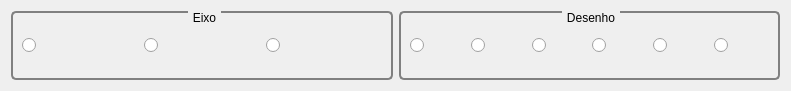
   <widget class="QWidget" name="layoutWidget">
    <property name="geometry">
     <rect>
      <x>10</x>
      <y>0</y>
      <width>791</width>
      <height>91</height>
     </rect>
    </property>
    <layout class="QHBoxLayout" name="horizontalLayout_2" stretch="0,0">
     <item>
      <widget class="QGroupBox" name="groupBox_5">
       <property name="styleSheet">
        <string notr="true">QGroupBox {
     background-color: qlineargradient(x1: 0, y1: 0, x2: 0, y2: 1,
                                       stop: 0 #E0E0E0, stop: 1 #FFFFFF);
     border: 2px solid gray;
     border-radius: 5px;
     margin-top: 1ex; /* leave space at the top for the title */
 }
 QGroupBox::title {

     subcontrol-origin: margin;
     subcontrol-position: top center; /* position at the top center */
     padding: 0 3px;
     background-color: qlineargradient(x1: 0, y1: 0, x2: 0, y2: 1,
                                       stop: 0 #FFOECE, stop: 1 #FFFFFF);
 }
 QGroupBox::indicator {
     width: 13px;
     height: 13px;
 }</string>
       </property>
       <property name="title">
        <string>Eixo</string>
       </property>
       <layout class="QVBoxLayout" name="verticalLayout_8">
        <item>
         <layout class="QGridLayout" name="gridLayout_17">
          <item row="0" column="0">
           <widget class="QRadioButton" name="radioButton_9">
            <property name="text">
             <string/>
            </property>
            <property name="icon">
             <iconset resource="recursos.qrc">
              <normaloff>:/recursos/eixo_x.png</normaloff>:/recursos/eixo_x.png</iconset>
            </property>
            <property name="iconSize">
             <size>
              <width>50</width>
              <height>50</height>
             </size>
            </property>
           </widget>
          </item>
          <item row="0" column="1">
           <widget class="QRadioButton" name="radioButton_7">
            <property name="text">
             <string/>
            </property>
            <property name="icon">
             <iconset resource="recursos.qrc">
              <normaloff>:/recursos/eixo_y.png</normaloff>:/recursos/eixo_y.png</iconset>
            </property>
            <property name="iconSize">
             <size>
              <width>50</width>
              <height>50</height>
             </size>
            </property>
           </widget>
          </item>
          <item row="0" column="2">
           <widget class="QRadioButton" name="radioButton_8">
            <property name="text">
             <string/>
            </property>
            <property name="icon">
             <iconset resource="recursos.qrc">
              <normaloff>:/recursos/eixo_z.png</normaloff>:/recursos/eixo_z.png</iconset>
            </property>
            <property name="iconSize">
             <size>
              <width>50</width>
              <height>50</height>
             </size>
            </property>
           </widget>
          </item>
         </layout>
        </item>
       </layout>
      </widget>
     </item>
     <item>
      <widget class="QGroupBox" name="groupBox_6">
       <property name="styleSheet">
        <string notr="true">QGroupBox {
     background-color: qlineargradient(x1: 0, y1: 0, x2: 0, y2: 1,
                                       stop: 0 #E0E0E0, stop: 1 #FFFFFF);
     border: 2px solid gray;
     border-radius: 5px;
     margin-top: 1ex; /* leave space at the top for the title */
 }
 QGroupBox::title {

     subcontrol-origin: margin;
     subcontrol-position: top center; /* position at the top center */
     padding: 0 3px;
     background-color: qlineargradient(x1: 0, y1: 0, x2: 0, y2: 1,
                                       stop: 0 #FFOECE, stop: 1 #FFFFFF);
 }
 QGroupBox::indicator {
     width: 13px;
     height: 13px;
 }</string>
       </property>
       <property name="title">
        <string>Desenho</string>
       </property>
       <layout class="QHBoxLayout" name="horizontalLayout">
        <item>
         <layout class="QGridLayout" name="gridLayout_18">
          <item row="1" column="1">
           <widget class="QRadioButton" name="Button_TiraCaixa">
            <property name="styleSheet">
             <string notr="true">border-bottom-color: rgb(0, 85, 255);</string>
            </property>
            <property name="text">
             <string/>
            </property>
            <property name="icon">
             <iconset resource="recursos.qrc">
              <normaloff>:/recursos/semcaixa.png</normaloff>:/recursos/semcaixa.png</iconset>
            </property>
            <property name="iconSize">
             <size>
              <width>50</width>
              <height>50</height>
             </size>
            </property>
           </widget>
          </item>
          <item row="1" column="3">
           <widget class="QRadioButton" name="botton_tiraEsfera">
            <property name="text">
             <string/>
            </property>
            <property name="icon">
             <iconset resource="recursos.qrc">
              <normaloff>:/recursos/semcirculo.png</normaloff>:/recursos/semcirculo.png</iconset>
            </property>
            <property name="iconSize">
             <size>
              <width>50</width>
              <height>50</height>
             </size>
            </property>
           </widget>
          </item>
          <item row="1" column="2">
           <widget class="QRadioButton" name="botton_Esfera">
            <property name="styleSheet">
             <string notr="true"/>
            </property>
            <property name="text">
             <string/>
            </property>
            <property name="icon">
             <iconset resource="recursos.qrc">
              <normaloff>:/recursos/circulo.png</normaloff>:/recursos/circulo.png</iconset>
            </property>
            <property name="iconSize">
             <size>
              <width>50</width>
              <height>50</height>
             </size>
            </property>
           </widget>
          </item>
          <item row="1" column="6">
           <widget class="QRadioButton" name="button_tiraElipse">
            <property name="styleSheet">
             <string notr="true"/>
            </property>
            <property name="text">
             <string/>
            </property>
            <property name="icon">
             <iconset resource="recursos.qrc">
              <normaloff>:/recursos/semelipse.png</normaloff>:/recursos/semelipse.png</iconset>
            </property>
            <property name="iconSize">
             <size>
              <width>50</width>
              <height>50</height>
             </size>
            </property>
           </widget>
          </item>
          <item row="1" column="5">
           <widget class="QRadioButton" name="button_Elipse">
            <property name="styleSheet">
             <string notr="true"/>
            </property>
            <property name="text">
             <string/>
            </property>
            <property name="icon">
             <iconset resource="recursos.qrc">
              <normaloff>:/recursos/elipse.png</normaloff>:/recursos/elipse.png</iconset>
            </property>
            <property name="iconSize">
             <size>
              <width>50</width>
              <height>50</height>
             </size>
            </property>
           </widget>
          </item>
          <item row="1" column="0">
           <widget class="QRadioButton" name="Botton_Caixa">
            <property name="styleSheet">
             <string notr="true"/>
            </property>
            <property name="text">
             <string/>
            </property>
            <property name="icon">
             <iconset resource="recursos.qrc">
              <normaloff>:/recursos/caixa.png</normaloff>:/recursos/caixa.png</iconset>
            </property>
            <property name="iconSize">
             <size>
              <width>50</width>
              <height>50</height>
             </size>
            </property>
           </widget>
          </item>
         </layout>
        </item>
       </layout>
      </widget>
     </item>
    </layout>
   </widget>
